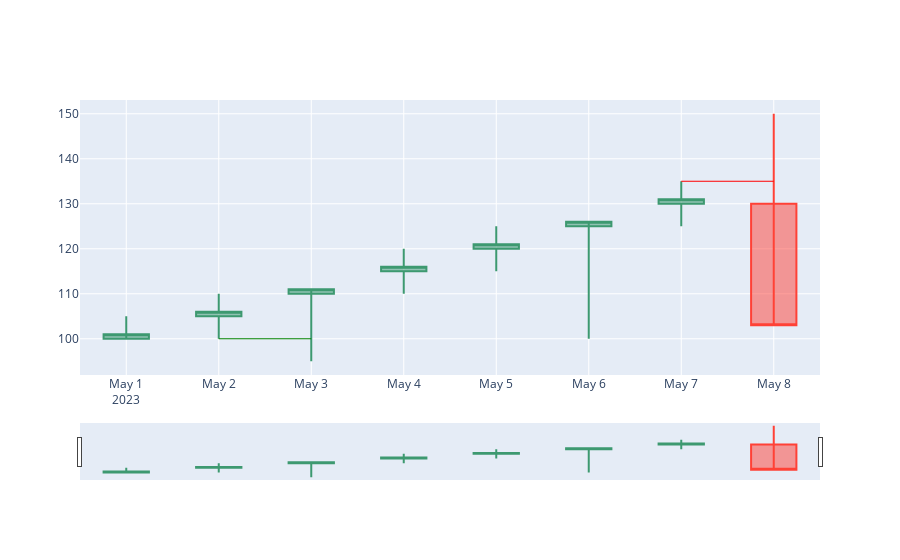

Notebook code for this chart:
### Code cell
from scipy.signal import argrelextrema
support_idx = argrelextrema(df['low'].values, np.less_equal, order=5)[0]
resistance_idx = argrelextrema(df['high'].values, np.greater_equal, order=5)[0]
support_shapes = []
for i in support_idx:
    support_shapes.append(dict(type='line', x0=df['date'][i], y0=df['low'][i], x1=df['date'][i+1], y1=df['low'][i], line=dict(color='green', width=1)))
    
resistance_shapes = []
for i in resistance_idx:
    resistance_shapes.append(dict(type='line', x0=df['date'][i], y0=df['high'][i], x1=df['date'][i+1], y1=df['high'][i], line=dict(color='red', width=1)))
fig.update_layout(shapes=support_shapes + resistance_shapes)
fig.show()

### Figure 1 — Plotly figure (JSON) as saved in the notebook; plotly's stock layout.template omitted (floating-point values rounded to 4 significant figures)
{"data": [{"close": [101, 106, 111, 116, 121, 126, 131, 103], "high": [105, 110, 95, 120, 125, 100, 135, 120], "low": [105, 100, 105, 110, 115, 120, 125, 150], "open": [100, 105, 110, 115, 120, 125, 130, 130], "type": "candlestick", "x": ["2023-05-01", "2023-05-02", "2023-05-03", "2023-05-04", "2023-05-05", "2023-05-06", "2023-05-07", "2023-05-08"]}], "layout": {"shapes": [{"line": {"color": "green", "width": 1}, "type": "line", "x0": "2023-05-02", "x1": "2023-05-03", "y0": 100, "y1": 100}, {"line": {"color": "red", "width": 1}, "type": "line", "x0": "2023-05-07", "x1": "2023-05-08", "y0": 135, "y1": 135}]}}
